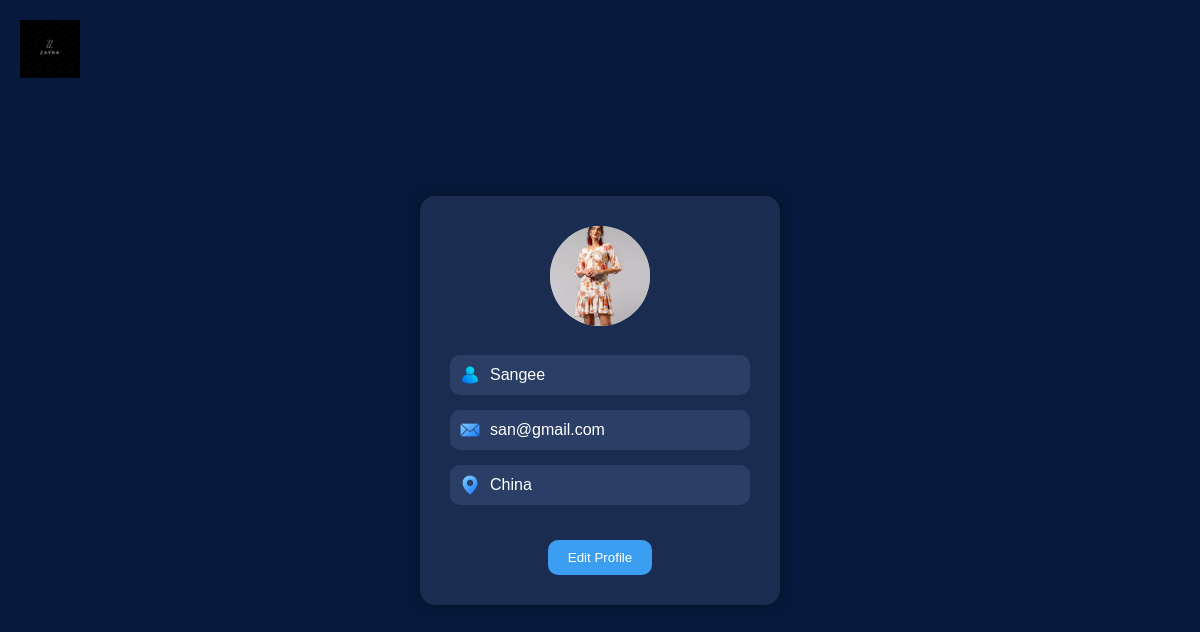
The page /profiles/profile/ (signed in) on the database as committed earlier.
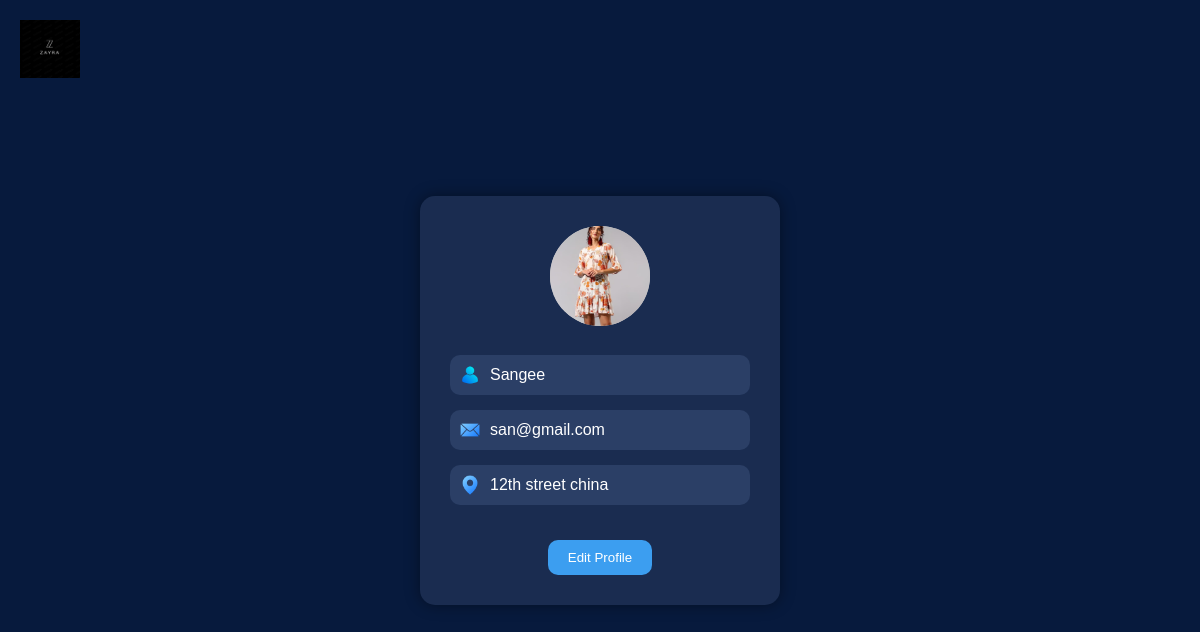
The same page on the database as committed later.
### profiles/models.py (models this page shows, shortened)
class Profile(models.Model):
    user = models.OneToOneField(settings.AUTH_USER_MODEL, on_delete=models.CASCADE)
    full_name = models.CharField(max_length=255)
    phone = models.CharField(max_length=15)
    address = models.TextField()
    profile_image = models.ImageField(upload_to='profiles/', blank=True, null=True)
    updated_at = models.DateTimeField(auto_now=True)

### accounts/models.py (models this page shows)
class User(AbstractUser):
    ROLE_CHOICES = (
        ('superadmin', 'Super Admin'),
        ('vendor', 'Vendor'),
        ('customer', 'Customer'),
        ('delivery', 'Delivery Staff'),
    )
    role = models.CharField(max_length=20, choices=ROLE_CHOICES)
    is_active = models.BooleanField(default=True)

### profiles/views.py (the view)
# urls.py: path('profile/', views.profile_detail, name='profile_detail'),
@login_required
def profile_detail(request):
    profile = request.user.profile
    return render(request, 'profiles/profile.html', {'profile': profile})

### profiles/templates/profiles/profile.html (shortened to what this page needs)
{% load static %}
<!DOCTYPE html>
<html lang="en">
<head>
</head>
<body>
  <img class="logo" src="{% static 'profiles/imgs/logo.jpg' %}" alt="Logo">
  <div class="profile-card">
    {% if profile.profile_image %}
      <img src="{{ profile.profile_image.url }}" class="profile-image" alt="Profile Image">
    {% else %}
      <div class="profile-image"></div>
    {% endif %}
    <div class="info">
      <img src="{% static 'profiles/imgs/profile.png' %}" alt="User Icon">
      <span>{{ profile.full_name }}</span>
    </div>
    <div class="info">
      <img src="{% static 'profiles/imgs/mail.png' %}" alt="Email Icon">
      <span>{{ profile.user.email }}</span>
    </div>
    <div class="info">
      <img src="{% static 'profiles/imgs/addr.png' %}" alt="Location Icon">
      <span>{{ profile.address }}</span>
    </div>
    <button class="edit-btn" onclick="window.location.href='{% url 'profile_edit' %}'">Edit Profile</button>
  </div>
</body>
</html>

Rows that differ between the two databases and show on the page:
changed Profile "Sangee": address "China" → "12th street china"
